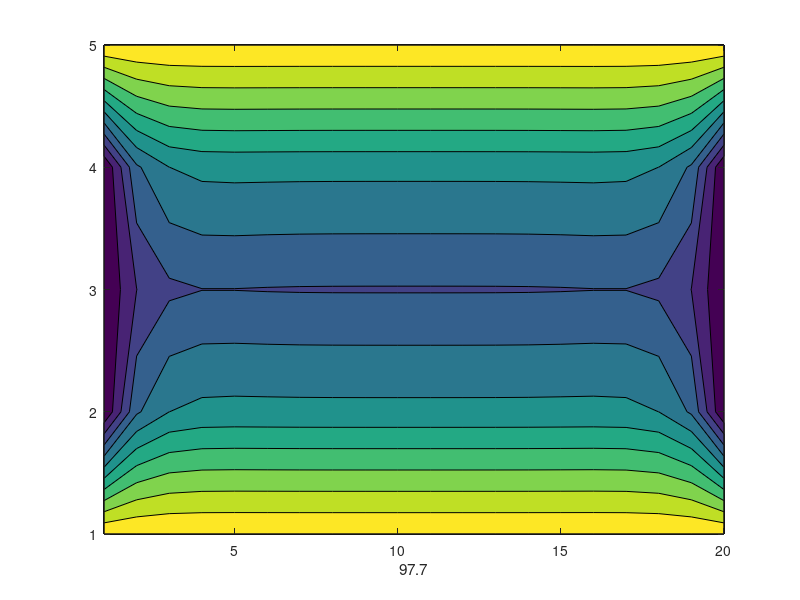

MATLAB code for this plot:
%%Code For One Dimention Heat Diffusion Explicit method
clc
clear all
L=10/1000;
B=40/1000;
N=input('Enter Numbber of Grids = ');
M=N*B/L;
dt=0.1;
dx=L/(N-1);
dy=B/(M-1);
alpha=0.25/(2000*1300);
ax=(alpha*dt)/(dx*dx);
ay=(alpha*dt)/(dy*dy);
step=1;
%boumdry Conditions
Tp=ones(N,M)*30; % Row matrix For Previous Time Step

Tp(1,:)=250;
Tp(N,:)=250;
Tp(2:N-1,1)=100;
Tp(2:N-1,M)=100;
Tn=Tp;   % Row matrix For Next Time Step to be calculated
Tp1=Tp;
Tn1=Tn;
Tn(2:N-1,2:M-1)=0;
Tavg=30;
t=0;
t2=0;
%T(i)=(((Tp(i+1)-2*Tp(i)+T(i-1))*(alpha*dt)/(dx*dx))+Tp(i));
X=Tp;
h=imagesc(X);
while Tavg<=140
    Tn=Tn1;
    tempT=Tp1*0;
    error=1;
    while error >=0.00001
        error=0;
        for i=2:N-1
            for j=2:M-1
                tempT(i,j)=Tn(i,j);
                xx=(ax*(Tn(i+1,j) - 2*Tn(i,j) + Tn(i-1,j)));
                yy=(ay*(Tn(i,j+1) - 2*Tn(i,j) + Tn(i,j-1)));
                Tn(i,j) =  xx+yy+ Tp(i,j); %itteration to solve N-2 unknowns from N-2 Equations
                error = error + abs(Tn(i,j) - tempT(i,j));
            end
        end
    end
    Tp=Tn;
    %even odd grid check
%    if mod(N,2)==0
%        Tavg=(Tn(N/2,ceil(M/2))+Tn(N/2,ceil(M/2)))*0.5;
%    else
        Tavg=Tn(ceil(N/2),ceil(M/2));
%    end
    t=t+dt;
    %plot generation is done on each second to improve speed of execution
    if((t-t2) >= 5)
        t2=t;
        %delete(h);
        %        h=imagesc(X);
        h=contourf(Tn);
        xlabel(num2str(step*dt));
        drawnow;
    end
    step=step+1;
end
step*dt
        h=contourf(Tn);
        xlabel(num2str(step*dt));
        drawnow;